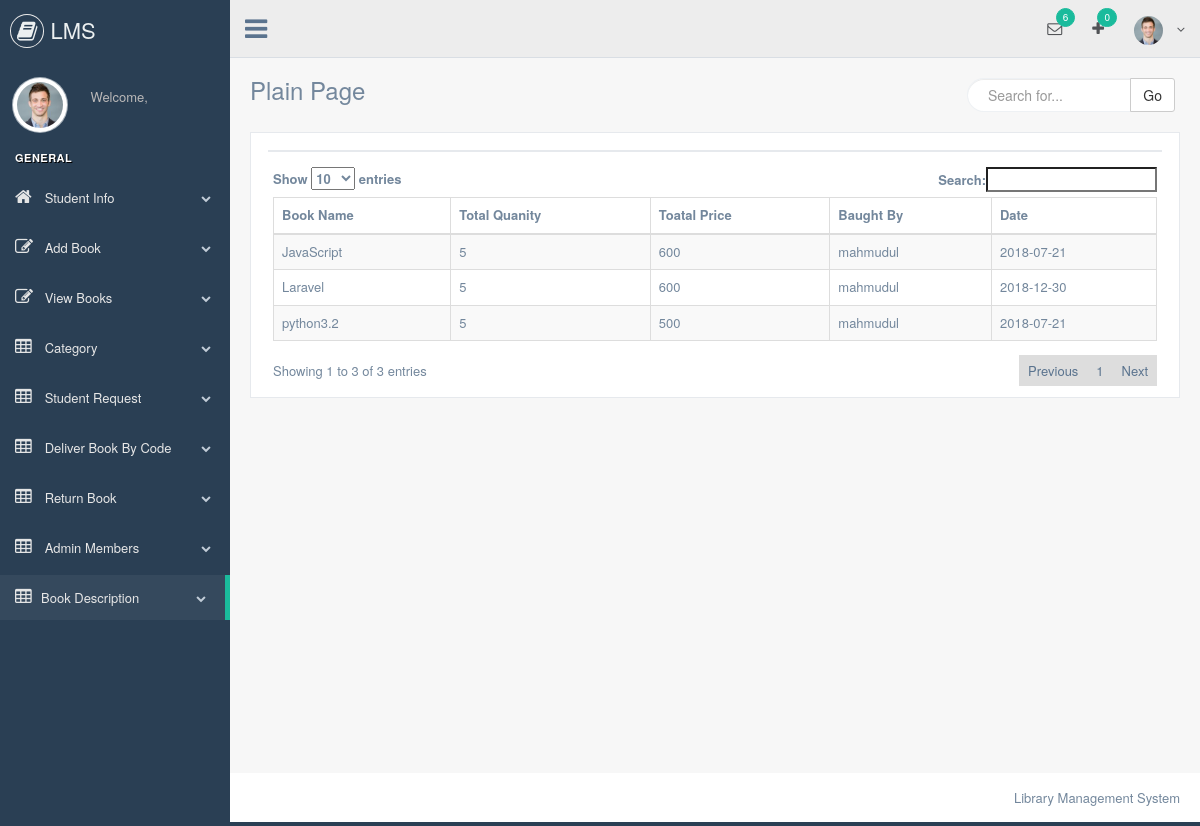
Page /librarian/book_description.php on the committed database.
### tables this page shows
CREATE TABLE `librarian_registration` (
  `id` int(11) NOT NULL,
  `first_name` varchar(255) NOT NULL,
  `last_name` varchar(255) NOT NULL,
  `user_name` varchar(255) NOT NULL,
  `password` varchar(50) NOT NULL,
  `email` varchar(255) NOT NULL,
  `contact` varchar(255) NOT NULL,
  `admin_status` tinyint(4) NOT NULL DEFAULT '0'
);

CREATE TABLE `add_books` (
  `id` int(11) NOT NULL,
  `book_name` varchar(255) NOT NULL,
  `book_image` varchar(255) NOT NULL,
  `category_id` int(11) NOT NULL,
  `author_name` varchar(255) NOT NULL,
  `publication_name` varchar(255) NOT NULL,
  `book_price` varchar(50) NOT NULL,
  `book_qty` varchar(255) NOT NULL,
  `avialable_qty` varchar(255) NOT NULL,
  `purchase_date` date NOT NULL,
  `librarian_user_name` varchar(255) NOT NULL,
  `librarian_id` int(11) NOT NULL
);

### librarian/classes/Librarian.php (called while the page is built, shortened)
<?php
$filepath=realpath(dirname(__FILE__));
include_once ($filepath.'/../../lib/Database.php') ;
 class Librarian
 {
	    private $db;
		public function __construct()
		{
		  $this->db=new Database();
		}
  public function getAllAdminInfo(){
        $query = "SELECT librarian_registration.*,add_books.*
             FROM librarian_registration
             INNER JOIN add_books ON add_books.librarian_id = librarian_registration.id
             ";
        $result = $this->db->select($query);
        if ($result) {
          return $result;
        }
  }
}

### lib/Database.php (called while the page is built, shortened)
<?php
Class Database{
 public $host   = DB_HOST;
 public $user   = DB_USER;
 public $pass   = DB_PASS;
 public $dbname = DB_NAME;
 public $link;
private function connectDB(){
 $this->link = new mysqli($this->host, $this->user, $this->pass,
  $this->dbname);
 }
public function select($query){
  $result = $this->link->query($query) or
   die($this->link->error.__LINE__);
  if($result->num_rows > 0){
    return $result;
  } else {
    return false;
  }
 }
}

### librarian/inc/include.php (called while the page is built, shortened)
<?php
include '../lib/Database.php' ;
$lb = new Librarian();
?>

### librarian/book_description.php (the view, shortened to what this page needs)
<?php include 'inc/header.php'; ?>
        <div class="right_col" role="main">
            <div class="">
                <div class="page-title">
                    <div class="title_left">
                        <h3>Plain Page</h3>
                    </div>
                    <?php include 'inc/search.php'; ?>
                </div>
                <div class="clearfix"></div>
                <div class="row" style="min-height:500px">
                    <div class="col-md-12 col-sm-12 col-xs-12">
                        <div class="x_panel">
                            <div class="x_title">
                            </div>
                            <div class="x_content">
                                  <table id="example" class="table table-striped table-bordered" style="width:100%">
                                    <thead>
                                        <tr>
                                            <th>Book Name</th>
                                            <th>Total Quanity</th>
                                            <th>Toatal Price</th>
                                            <th>Baught By</th>
                                            <th>Date</th>
                                        </tr>
                                    </thead>
                                    <tbody>
                                        <?php
                                         $getAllAdminInfo = $lb->getAllAdminInfo();
                                         if ($getAllAdminInfo) {
                                            while($value = $getAllAdminInfo->fetch_assoc()){
                                        ?>
                                        <tr>
                                            <td><?php echo $value['book_name']; ?></td>
                                            <td><?php echo $value['book_qty']; ?></td>
                                            <td><?php echo $value['book_qty'] * $value['book_price']; ?></td>
                                            <td><?php echo $value['librarian_user_name']; ?></td>
                                            <td><?php echo $value['purchase_date']; ?></td>
                                        </tr>
                                        <?php } }else { ?>
                                        <tr>
                                            <td colspan="6">No Data Avialable</td>
                                        </tr>
                                      <?php  } ?>
                                    </tbody>
                                </table>
                            </div>
                        </div>
                    </div>
                </div>
            </div>
        </div>
<?php include 'inc/footer.php'; ?>

### rows in the picture
librarian_registration: add_books.book_name "python3.2", add_books.book_qty "5", add_books.book_qty+book_price "500", add_books.librarian_user_name "mahmudul", add_books.purchase_date "2018-07-21", add_books.book_name "JavaScript", add_books.book_qty+book_price "600", add_books.book_name "Laravel", add_books.purchase_date "2018-12-30"

### other values in the picture
$bk->countRequest() "0"
